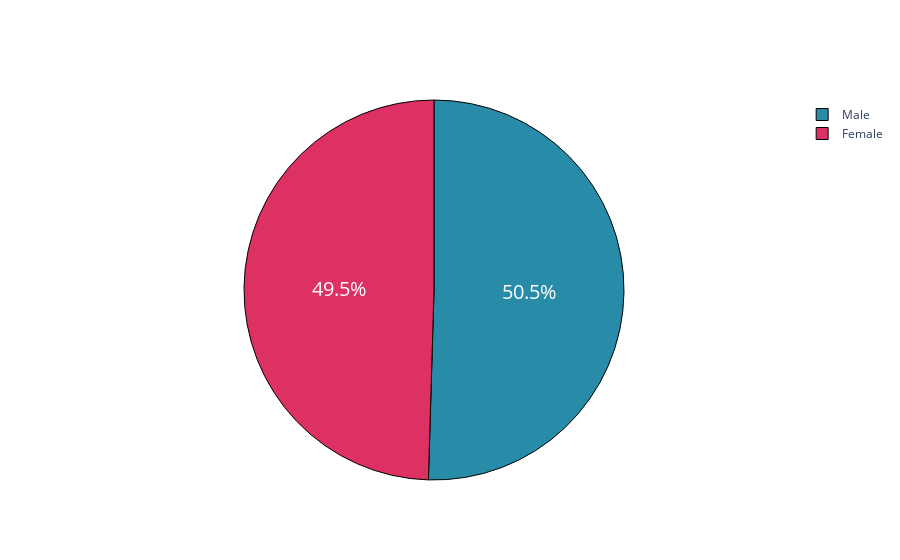

The notebook cell this image was saved under:
### Markdown cell above
We have 73.4% of the customers churned while 26.6% did not

### Code cell
#Creating a pie chart to compare between the percentage of males vs females in our dataset
values = df['gender'].value_counts().tolist()
plot_data = [
    go.Pie(
        values=values,
        labels=['Male','Female']
    )
        ]
fig = go.Figure(data=plot_data)
fig.update_traces(hoverinfo='label+percent', textfont_size=20,
                  marker=dict(colors=['#288ba8','#DE3163'], line=dict(color='#000000', width=1)))
fig.show()

### Figure 1 — Plotly figure (JSON) as saved in the notebook; plotly's stock layout.template omitted (floating-point values rounded to 4 significant figures)
{"data": [{"hoverinfo": "label+percent", "labels": ["Male", "Female"], "marker": {"colors": ["#288ba8", "#DE3163"], "line": {"color": "#000000", "width": 1}}, "textfont": {"size": 20}, "type": "pie", "values": [3549, 3483]}], "layout": {}}
